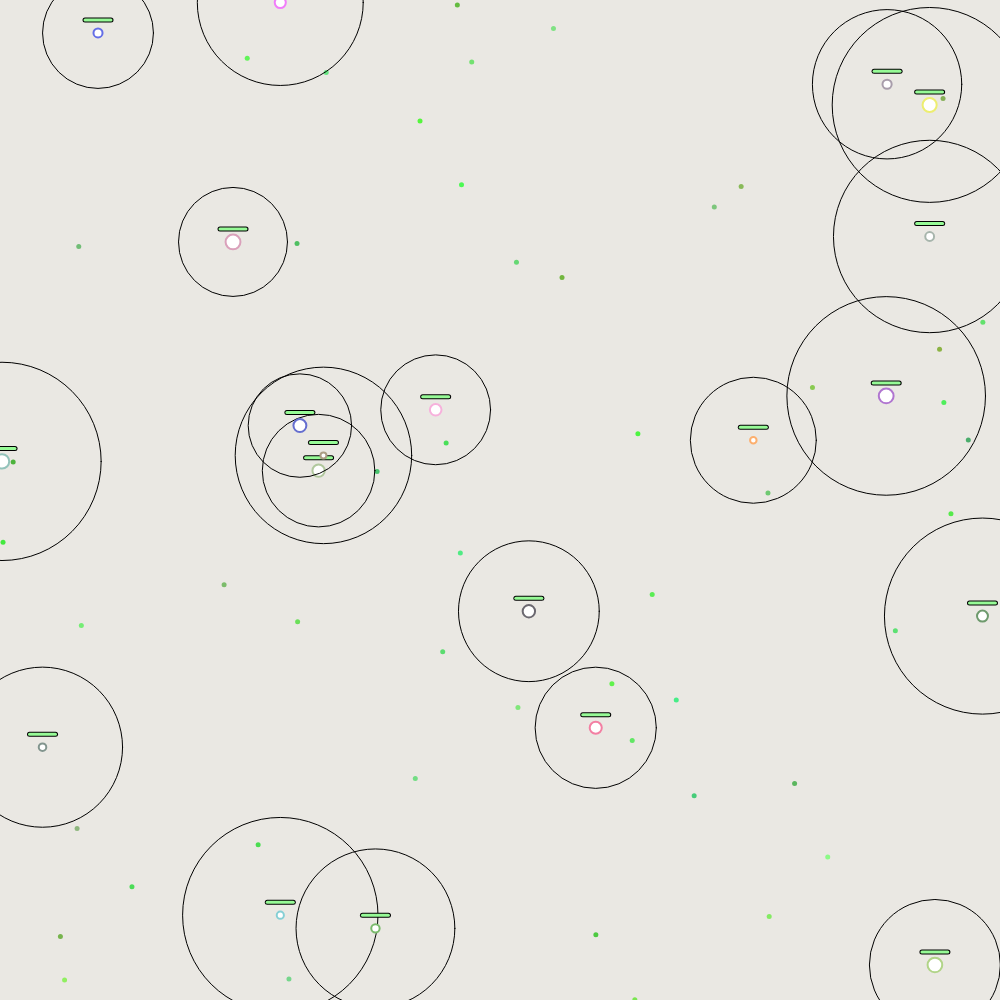
Frame 1 (no input)
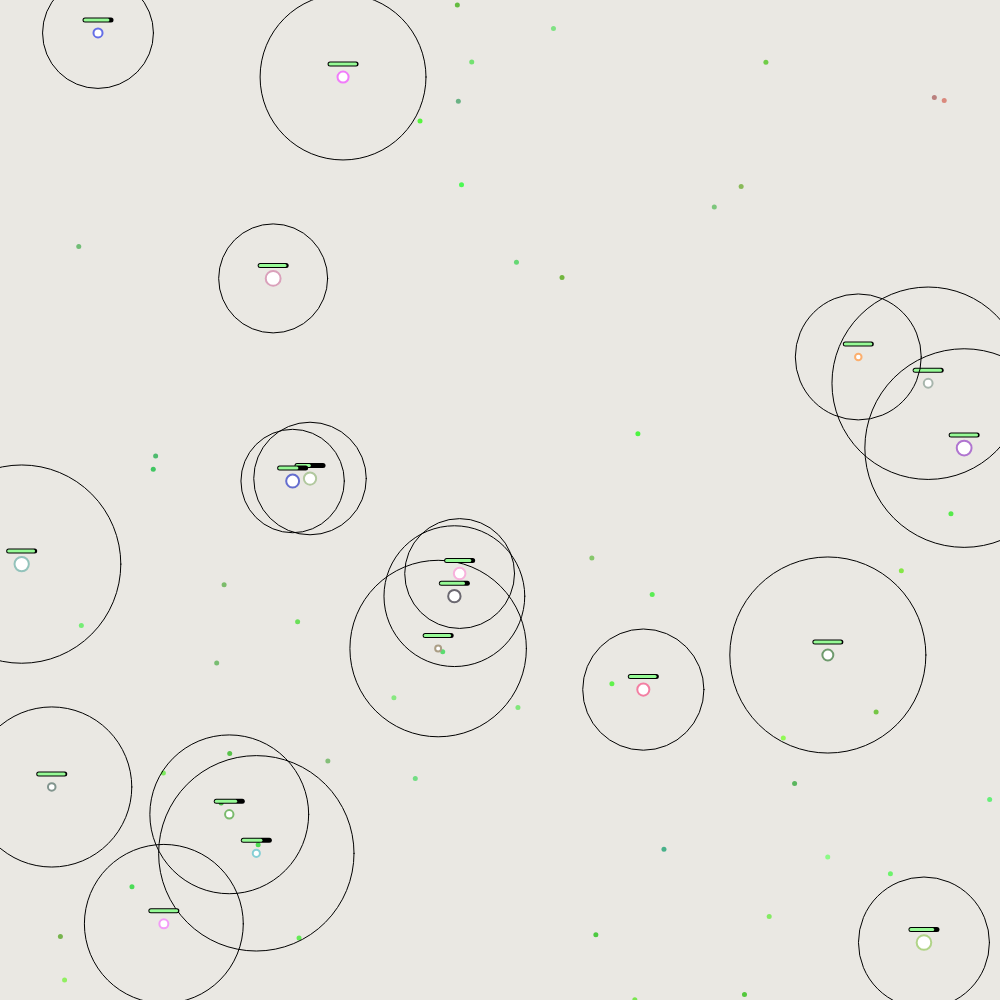
Frame 60 (no input)
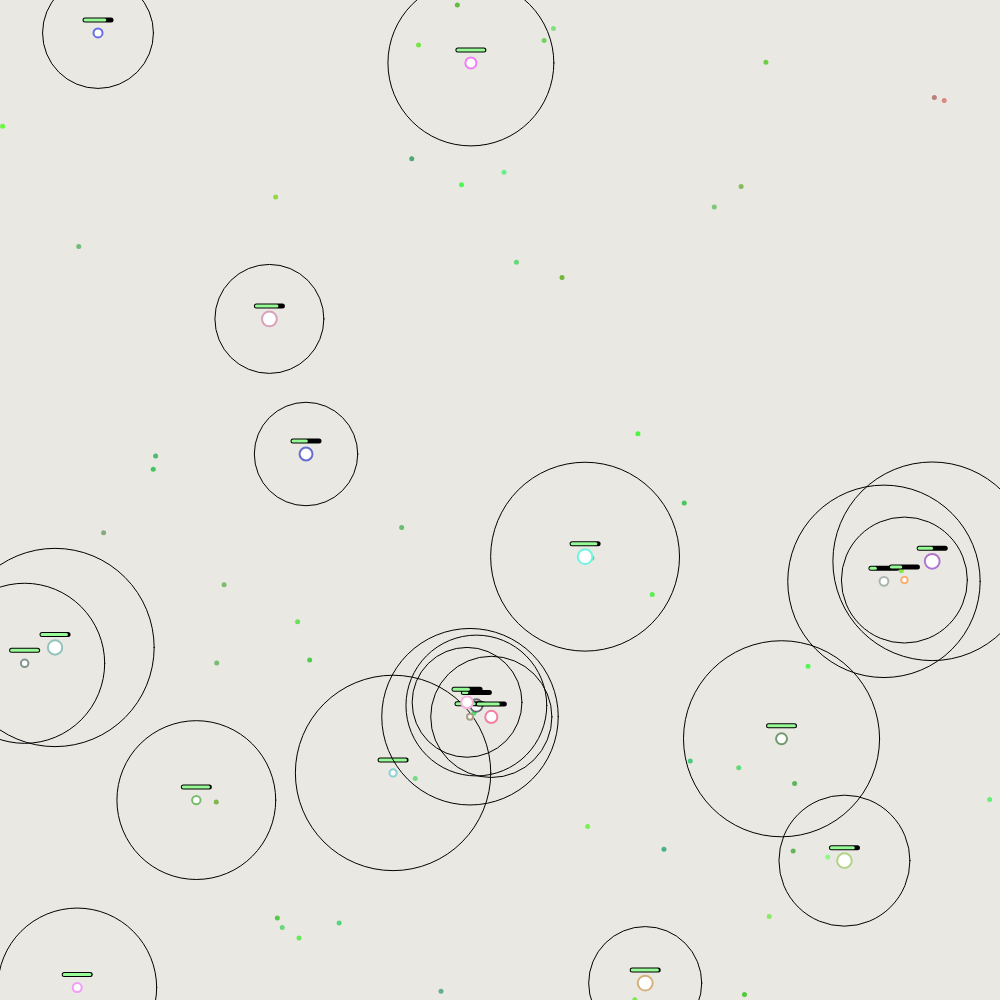
Frame 120 (the mouse pressed at the canvas centre since frame 60)

The p5.js sketch that drew these frames (run headless with seeded random() and noise() and a simulated clock; from frame 60 on, the mouse is pressed at the canvas centre):

// p5.js sketch
// ── sketch.js
const POPULATION = 500;

let bl;
let foods = [],
	blops = [];

function setup() {
	//Seting up canvas
	createCanvas(1000, 1000);
	frameRate(30);
	background(234, 232, 227);

	/** Initialize Food */
	for(let i = 0; i < 50; i ++) {
		foods[i] = new Food();
	}

	/** Intialize Blops */
	for(let i = 0; i < 20; i ++) {
		blops[i] = new Blop();
		blops[i].show();
	}
}

function draw() {
	background(234, 232, 227);

	foods.forEach(food => {
		food.show();
	});
	blops.forEach((blop, index) => {
		if(blop.update()) {
			// let minInd;
			// let minLife
			

			// 
			// blops[index] = new Blop(blops[minInd]);
			foods[int(random(foods.length))] = new Meat(blops[index].pos.x, blops[index].pos.y);
			delete blops[index];
		}
		blop.show();
	})
	let r = int(random(blops.length));
	if(!blops[r]) {
		let minInd;
		let minLife;
		
		blops.forEach((bl, i) => {
			if(minLife < bl.lifeTime) {
				minInd = i;
				minLife = bl.lifeTime;
			}
		})

		blops[r] = new Blop(blops[minInd]);
	}
}
// ── Blop.js

class Blop {
	constructor(parent = null) {
		this.pos = {
			x: parent ? parent.pos.x + random(20) - 10 : random(width),
			y: parent ? parent.pos.y + random(20) - 10 : random(height)
		}
		this.acc = {
			x: 0,
			y: 0
		}
		this.vel = {
			x: parent ? -parent.vel.x : 0,
			y: parent ? -parent.vel.y : 0
		}
		this.aim = null;		
		
		this.mass = parent ? parent.mass + random(20) - 10 : random() * 100;
		this.speed = map(this.mass, 0, 100, 0.8, 0.5);
		this.drag = map(this.mass, 0, 100, 0.90, 0.75);
		this.viewRadius = parent ? parent.viewRadius + random(20) - 10 : random(100, 200);
		
		this.r = map(this.mass, 0, 100, 5, 15);
		this.maxHealth = map(this.mass, 0, 100, 1, 1.8);
		this.health = this.maxHealth;
		this.lifeTime = parent ? parent.lifeTime * 0.3 : 0;
		
		this.DNA = {
			kill: parent ? parent.DNA.kill + random(0.2) - 0.1 : random(),
			eat: parent ? parent.DNA.eat + random(0.2) - 0.1 : random(),
			family: parent ? parent.DNA.family + random(0.1) - 0.05 : random()
		}

		this.col = {
			r: map(this.DNA.kill, 0, 1, 100, 255), 
			g: map(this.DNA.eat, 0, 1, 100, 255),
			b: map(this.DNA.family, 0, 1, 100, 255)
		}
	}
	applyForce(x = 0, y = 0) {
		this.acc.x += x;
		this.acc.y += y;
	}
	update() {
		this.decide();

		if(this.aim) {
			if(this.aim.type === 'FOOD' && foods[this.aimIndex]) {
				if(this.aim.pos == foods[this.aimIndex].pos) {
					
					let vec = createVector(-this.pos.x + this.aim.pos.x, -this.pos.y + this.aim.pos.y);
					vec.normalize();

					this.applyForce(vec.x * this.speed, vec.y * this.speed);
				} else {
					this.aimIndex = null
					this.aim = null;
				}
			} else if(this.aim.type === 'ENEMY' && blops[this.aimIndex]) {
				let vec = createVector(-this.pos.x + blops[this.aimIndex].pos.x, -this.pos.y + blops[this.aimIndex].pos.y);
				vec.normalize();

				this.applyForce(vec.x * this.speed, vec.y * this.speed);
			} else {
				this.aimIndex = null
				this.aim = null;
			}
			
		}
		//Chechk if aim did not change position 
		if(this.aim  && this.aim.pos != foods[this.aimIndex].pos) {
			
		} 
		this.vel.x += this.acc.x;
		this.vel.y += this.acc.y;

	  	this.pos.x += this.vel.x;
	   	this.pos.y += this.vel.y;

		this.vel.x *= this.drag;
		this.vel.y *= this.drag;
		   
		this.acc.x = 0;
		this.acc.y = 0;

		this.health -= map(this.mass, 0, 100, 0.001, 0.005);
		this.lifeTime += 0.001;
		
		if(this.health <= 0) {
			return 1;
		}
		return 0;
	}
	show() {
		strokeWeight(2);
		stroke(this.col.r, this.col.g, this.col.b);
		fill(255);
		ellipse(this.pos.x, this.pos.y, this.r, this.r);
		strokeWeight(1);
		noFill();
		stroke('rgba(0, 0, 0, 1)');
		ellipse(this.pos.x, this.pos.y, this.viewRadius, this.viewRadius)

		strokeWeight(5);
		stroke(0);
		line(this.pos.x - 13, this.pos.y - 13, this.pos.x + 13, this.pos.y - 13);
		strokeWeight(3);
		stroke(150, 250, 150);
		line(this.pos.x - 13, this.pos.y - 13, this.pos.x + map(this.health, 0, this.maxHealth, -13, 13), this.pos.y - 13);
		strokeWeight(1);
	}
	findFood() {
		
		let min = null;
		let foodIndex = null;
		foods.forEach((food, index) => {
			let d = dist(this.pos.x, this.pos.y, food.pos.x, food.pos.y);
			
			//Check if colide with food
			if(d <= this.r/2) {
				this.health = this.health >= this.maxHealth - food.nut ? this.maxHealth : this.health + food.nut;
				foods[index] = new Food();				
			}
			
			//Find nearest food
			if((!min || d < min) && d <= this.viewRadius) {
				foodIndex = index;

				min = d;
			}
		});
		min = map(min, 0, this.viewRadius, 0, 1);
		if(foodIndex !== null && foods[foodIndex].nut > 0.3) {
			min -= 0.2;
		}
		return {foodIndex, min};
	}
	findEnemy() {
		let min = null;
		let enemyIndex = null;
		blops.forEach((blop, index) => {
			let vec = createVector(-this.pos.x + blop.pos.x, -this.pos.y + blop.pos.y);
			let d = vec.mag();
			if(d) {
				
				//Check if colide with enemy
				if(d <= (this.r/2) + (blop.r/2)) {
					this.health -= 0.3 
					blops[index].health -= 0.3;

					vec.normalize();

					this.applyForce(vec.x * -5, vec.y * -5);
					blops[index].applyForce(vec.x * 5, vec.y * 5);
				}
				
				//Find nearest enemy
				if((!min || d < min) && d <= this.viewRadius) {

					enemyIndex = index;
					min = d;
				}
			}
		});

		return {enemyIndex, min};
	}
	decide() {
		let enemyObj = this.findEnemy();
		let foodObj = this.findFood();

		if(foodObj.foodIndex === null && enemyObj.enemyIndex !== null) {
			this.aim = blops[enemyObj.enemyIndex];
			this.aimIndex = enemyObj.enemyIndex;
			this.aim.type = 'ENEMY';	
		} else if(enemyObj.enemyIndex === null && foodObj.foodIndex !== null) {
			
			this.aim = foods[foodObj.foodIndex];
			this.aimIndex = foodObj.foodIndex;
			this.aim.type = 'FOOD';
		} else if(enemyObj.enemyIndex !== null && foodObj.foodIndex !== null){
			if(enemyObj.min - this.DNA.kill < foodObj.min - this.DNA.eat ) {
				this.aim = blops[enemyObj.enemyIndex];
				this.aimIndex = enemyObj.enemyIndex;
				this.aim.type = 'ENEMY';
				//console.log('enemy');
				
			} else {
				
				this.aim = foods[foodObj.foodIndex];
				this.aimIndex = foodObj.foodIndex;
				this.aim.type = 'FOOD';
	
				//console.log('food');
			}
		}
	}
}
// ── Foods.js
class Food {
    constructor() {
        this.pos = {
            x: random(width),
            y: random(height)
        }

        this.col = {
            r: random(65, 145),
            g: random(170, 250),
            b: random(60, 140)
        }
        this.nut = 0.3
        this.r = 5;
    }
    show() {
        noStroke();
        fill(this.col.r, this.col.g, this.col.b);
        ellipse(this.pos.x, this.pos.y, this.r, this.r);
    }
}

class Meat {
    constructor(x, y) {
        this.pos = {
            x,
            y
        }

        this.col = {
            r: random(170, 250),
            g: random(60, 140),
            b: random(65, 145)
        }
        this.nut = 0.6
        this.r = 5;
    }
    show() {
        noStroke();
        fill(this.col.r, this.col.g, this.col.b);
        ellipse(this.pos.x, this.pos.y, this.r, this.r);
    }
}
